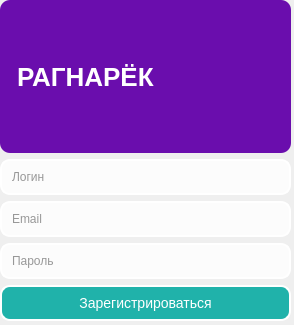
<?xml version="1.0" encoding="UTF-8"?>
<ui version="4.0">
 <class>RegisterWindow</class>
 <widget class="QDialog" name="RegisterWindow">
  <property name="geometry">
   <rect>
    <x>0</x>
    <y>0</y>
    <width>294</width>
    <height>325</height>
   </rect>
  </property>
  <property name="windowTitle">
   <string>Регистрация</string>
  </property>
  <widget class="QWidget" name="registerWidget">
   <property name="geometry">
    <rect>
     <x>0</x>
     <y>0</y>
     <width>291</width>
     <height>321</height>
    </rect>
   </property>
   <property name="styleSheet">
    <string>
     QWidget {
        background: qlineargradient(spread:pad, x1:0, y1:0, x2:1, y2:1, 
                                    stop:0 #20b2aa, stop:1 #6a0dad);
        font-family: Arial, sans-serif;
     }
     QLabel#register_logo {
        font-size: 26px;
        font-weight: bold;
        color: white;
        background-color: #6a0dad;
        padding: 10px;
        border-radius: 10px;
        text-align: center;
     }
     QLineEdit {
        border: 2px solid white;
        border-radius: 10px;
        padding: 8px;
        background-color: rgba(255, 255, 255, 0.8);
        color: #333;
     }
     QPushButton {
        background-color: #20b2aa;
        color: white;
        font-size: 14px;
        border-radius: 10px;
        padding: 8px;
        border: 2px solid white;
     }
     QPushButton:hover {
        background-color: #008b8b;
        border: 2px solid #ffffff;
     }
    </string>
   </property>
   <layout class="QVBoxLayout" name="registerLayout">
    <item>
     <widget class="QLabel" name="register_logo">
      <property name="text">
       <string>РАГНАРЁК</string>
      </property>
      <property name="textFormat">
       <enum>Qt::PlainText</enum>
      </property>
     </widget>
    </item>
    <item>
     <widget class="QLineEdit" name="register_login_field">
      <property name="placeholderText">
       <string>Логин</string>
      </property>
     </widget>
    </item>
    <item>
     <widget class="QLineEdit" name="register_email_field">
      <property name="placeholderText">
       <string>Email</string>
      </property>
     </widget>
    </item>
    <item>
     <widget class="QLineEdit" name="register_password_field">
      <property name="echoMode">
       <enum>QLineEdit::Password</enum>
      </property>
      <property name="placeholderText">
       <string>Пароль</string>
      </property>
     </widget>
    </item>
    <item>
     <widget class="QPushButton" name="register_button">
      <property name="text">
       <string>Зарегистрироваться</string>
      </property>
     </widget>
    </item>
   </layout>
  </widget>
 </widget>
 <resources/>
 <connections/>
</ui>
